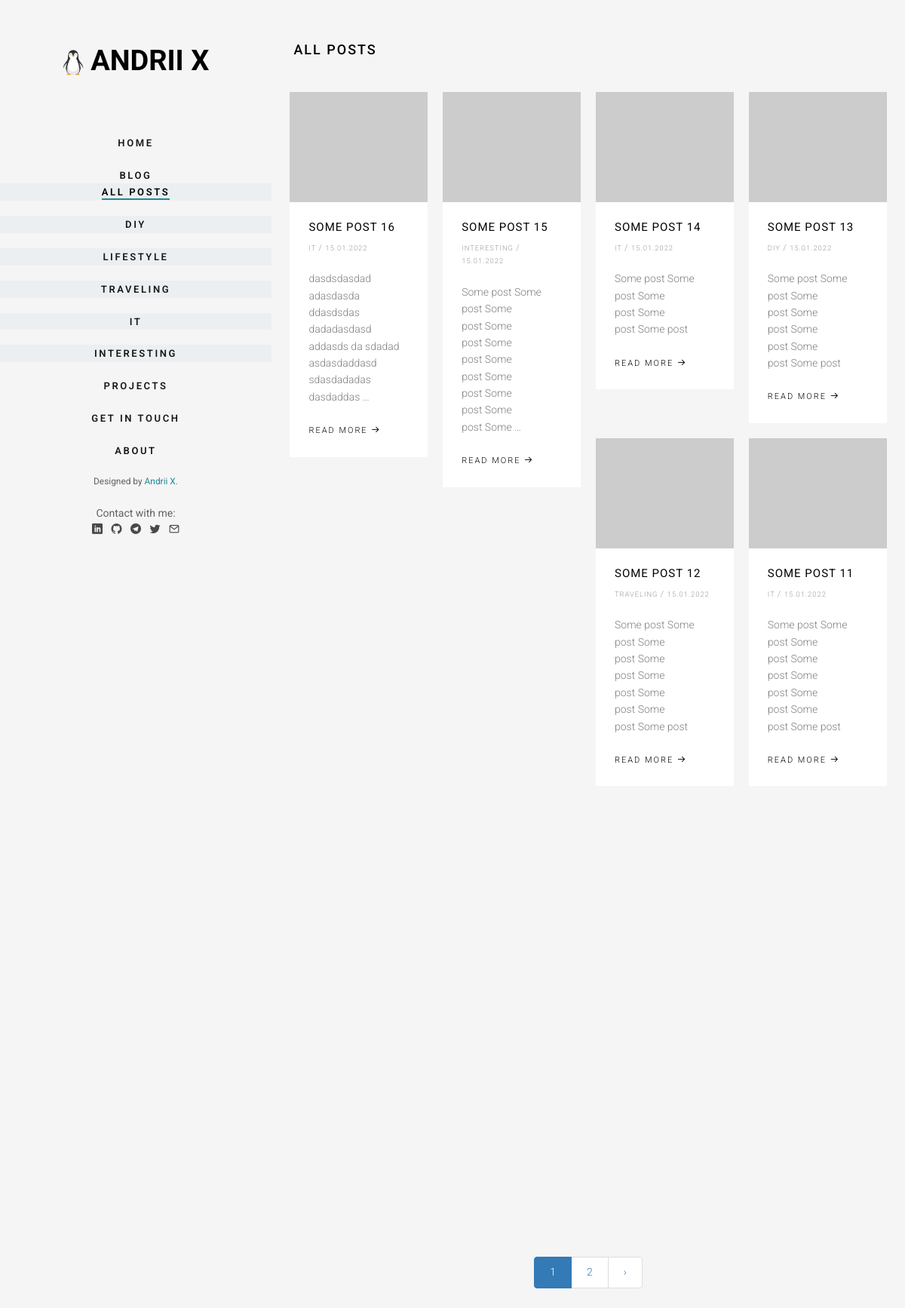
Screenshot of /blog/ with the database file from the repository.
### blog/models.py (models this page shows, shortened)
class Category(models.Model):
    title = models.CharField(max_length=120, verbose_name='Title')
    slug = models.SlugField(max_length=120, verbose_name='URL', unique=True)
    def __str__(self):
        return self.title
    def get_absolute_url(self):
        return reverse('category', kwargs={'slug': self.slug})
    class Meta:
        verbose_name = 'Category'
        verbose_name_plural = 'Categories'
        ordering = ['id', ]

class Post(models.Model):
    title = models.CharField(max_length=255, verbose_name='Title')
    content = models.TextField(verbose_name='Content')
    slug = models.SlugField(max_length=255, verbose_name='URL', unique=True)
    created_at = models.DateTimeField(verbose_name='Created at', auto_now_add=True)
    photo = models.ImageField(verbose_name='Photo', upload_to='media/%Y/%m/%d/', blank=True)
    views = models.IntegerField(default=0, verbose_name='Views')
    category_id = models.ForeignKey(Category, on_delete=models.PROTECT, verbose_name='Category', related_name='posts')
    def get_absolute_url(self):
        return reverse('post', kwargs={'slug': self.slug})
    class Meta:
        verbose_name = 'Post'
        verbose_name_plural = 'Posts'
        ordering = ['-created_at', 'title', ]

### blog/views.py (the view)
# urls.py: path('blog/', ViewAllPosts.as_view(), name='all_posts'),
class ViewAllPosts(ListView):
    model = Post
    template_name = 'blog/main-blog.html'
    context_object_name = 'posts'
    paginate_by = 8
    allow_empty = False
    def get_queryset(self):
        return Post.objects.all().select_related()

### blog/templatetags/menu.py (called while the page is built)
@register.inclusion_tag('blog/list_category.html')
def get_category():
    categories = Category.objects.all()
    return {'categories': categories}

### blog/templates/blog/main-blog.html (shortened to what this page needs)
{% extends 'base.html' %}
{% load static %}
{% block content %}
    <div class="fh5co-narrow-content">
        <h2 class="fh5co-heading animate-box" data-animate-effect="fadeInLeft">{% block head %}All
            Posts{% endblock %}</h2>
        <div class="row row-bottom-padded-md">
            {% for post in posts|dictsortreversed:"created_at" %}
                <div class="col-md-3 col-sm-6 col-padding animate-box" data-animate-effect="fadeInLeft">
                    <div class="blog-entry">
                        <a href="{{ post.get_absolute_url }}" class="blog-img"><img src="{% if post.photo %}
{{ post.photo.url }}{% else %}https://picsum.photos/500/400{% endif %}"
                                                                                    class="img-responsive"
                                                                                    alt="Not found"></a>
                        <div class="desc">
                            <h3><a href="{{ post.get_absolute_url }}">{{ post.title }}</a></h3>
                            <span><small>{{ post.category_id }} </small> / <small>  {{ post.created_at|date:"d.m.Y" }}</small></span>
                            <p>{{ post.content|truncatewords:10|safe }}</p>
                            <a href="{{ post.get_absolute_url }}" class="lead">Read More <i
                                    class="icon-arrow-right3"></i></a>
                        </div>
                    </div>
                </div>
            {% endfor %}
        </div>
    </div>
{% endblock %}

### blog/templates/blog/list_category.html
{% for category in categories %}
    <li style="background-color: #eceff1 "><a class="drawer-dropdown-menu-item" href="{{ category.get_absolute_url }}"
    >{{ category.title }}</a></li>
{% endfor %}

### my_blog/static/css/icomoon.css (style rules this page uses)
[class^="icon-"], [class*=" icon-"] { font-family: 'icomoon' !important; speak: none; font-style: normal; font-weight: normal; font-variant: normal; text-transform: none; line-height: 1; -webkit-font-smoothing: antialiased; -moz-osx-font-smoothing: grayscale; }
.icon-arrow-right3:before { content: "\e0c3"; }

### my_blog/static/css/style.css (style rules this page uses)
body { font-family: "Roboto", Arial, sans-serif; font-weight: 300; font-size: 14px; line-height: 1.6; color: rgba(0, 0, 0, 0.5); background: whitesmoke; }
a { color: #228896; -webkit-transition: 0.5s; -o-transition: 0.5s; transition: 0.5s; }
p { margin-bottom: 1.5em; }
h1, h2, h3, h4, h5, h6 { color: #000; font-family: "Roboto", Arial, sans-serif; font-weight: 400; margin: 0 0 30px 0; }
#fh5co-aside #fh5co-main-menu ul li { margin: 0 0 20px 0; padding: 0; list-style: none; }
#fh5co-aside #fh5co-main-menu ul li a { color: rgba(0, 0, 0, 0.9); text-decoration: none; letter-spacing: .1em; text-transform: uppercase; font-size: 13px; font-weight: 600; position: relative; padding: 10px 10px; letter-spacing: .2em; font-family: "Roboto", Arial, sans-serif; -webkit-transition: 0.3s; -o-transition: 0.3s; transition: 0.3s; }
#fh5co-aside #fh5co-main-menu ul li a:after { content: ""; position: absolute; height: 2px; bottom: 7px; left: 10px; right: 10px; background-color: #228896; visibility: hidden; -webkit-transform: scaleX(0); -moz-transform: scaleX(0); -ms-transform: scaleX(0); -o-transform: scaleX(0); transform: scaleX(0); -webkit-transition: all 0.3s cubic-bezier(0.175, 0.885, 0.32, 1.275); -moz-transition: all 0.3s cubic-bezier(0.175, 0.885, 0.32, 1.275); -ms-transition: all 0.3s cubic-bezier(0.175, 0.885, 0.32, 1.275); -o-transition: all 0.3s cubic-bezier(0.175, 0.885, 0.32, 1.275); transition: all 0.3s cubic-bezier(0.175, 0.885, 0.32, 1.275); }
#fh5co-main .fh5co-narrow-content { position: relative; width: 93%; margin: 0 auto; padding: 4em 0; clear: both; }
.blog-entry { width: 100%; float: left; background: #fff; }
.blog-entry .blog-img { width: 100%; float: left; overflow: hidden; position: relative; z-index: 1; margin-bottom: 25px; }
.blog-entry .blog-img img { position: relative; max-width: 100%; -webkit-transform: scale(1.2); -moz-transform: scale(1.2); -ms-transform: scale(1.2); -o-transform: scale(1.2); transform: scale(1.2); -webkit-transition: 0.9s; -o-transition: 0.9s; transition: 0.9s; }
.blog-entry .desc { padding: 25px; }
.blog-entry .desc h3 { font-size: 15px; text-transform: uppercase; margin-bottom: 10px; letter-spacing: 1px; line-height: auto; }
.blog-entry .desc h3 a { color: #000; text-decoration: none; }
.blog-entry .desc span { display: block; margin-bottom: 20px; font-size: 11px; text-transform: uppercase; letter-spacing: 1px; color: rgba(0, 0, 0, 0.4) !important; }
.blog-entry .desc .lead { font-size: 11px; text-transform: uppercase; letter-spacing: 2px; color: #000; }
.fh5co-heading { font-size: 18px; margin-bottom: 2em; font-weight: 500; text-transform: uppercase; letter-spacing: 2px; }
.row-bottom-padded-md { padding-bottom: 4em; }
.col-padding { padding: 10px !important; }
.js .animate-box { opacity: 0; }

### rows the page displays
Category: title "DIY"
Category: title "LIFESTYLE"
Category: title "TRAVELING"
Category: title "IT"
Category: title "INTERESTING"
Post: title "SOME POST 16", category_id "IT", created_at "15.01.2022", content "dasdsdasdad adasdasda ddasdsdas dadadasdasd addasds da sdadad asdasdaddasd sdasdadadas dasdaddas …"
Post: title "SOME POST 15", category_id "INTERESTING", created_at "15.01.2022", content "Some post Some post Some post Some post Some post Some post Some post Some post Some post Some …"
Post: title "SOME POST 14", category_id "IT", created_at "15.01.2022", content "Some post Some post Some post Some post Some post"
Post: title "SOME POST 13", category_id "DIY", created_at "15.01.2022", content "Some post Some post Some post Some post Some post Some post Some post"
Post: title "SOME POST 12", category_id "TRAVELING", created_at "15.01.2022", content "Some post Some post Some post Some post Some post Some post Some post Some post"
Post: title "SOME POST 11", category_id "IT", created_at "15.01.2022", content "Some post Some post Some post Some post Some post Some post Some post Some post"

### other values shown
{{ p }} "1"
{{ p }} "2"
